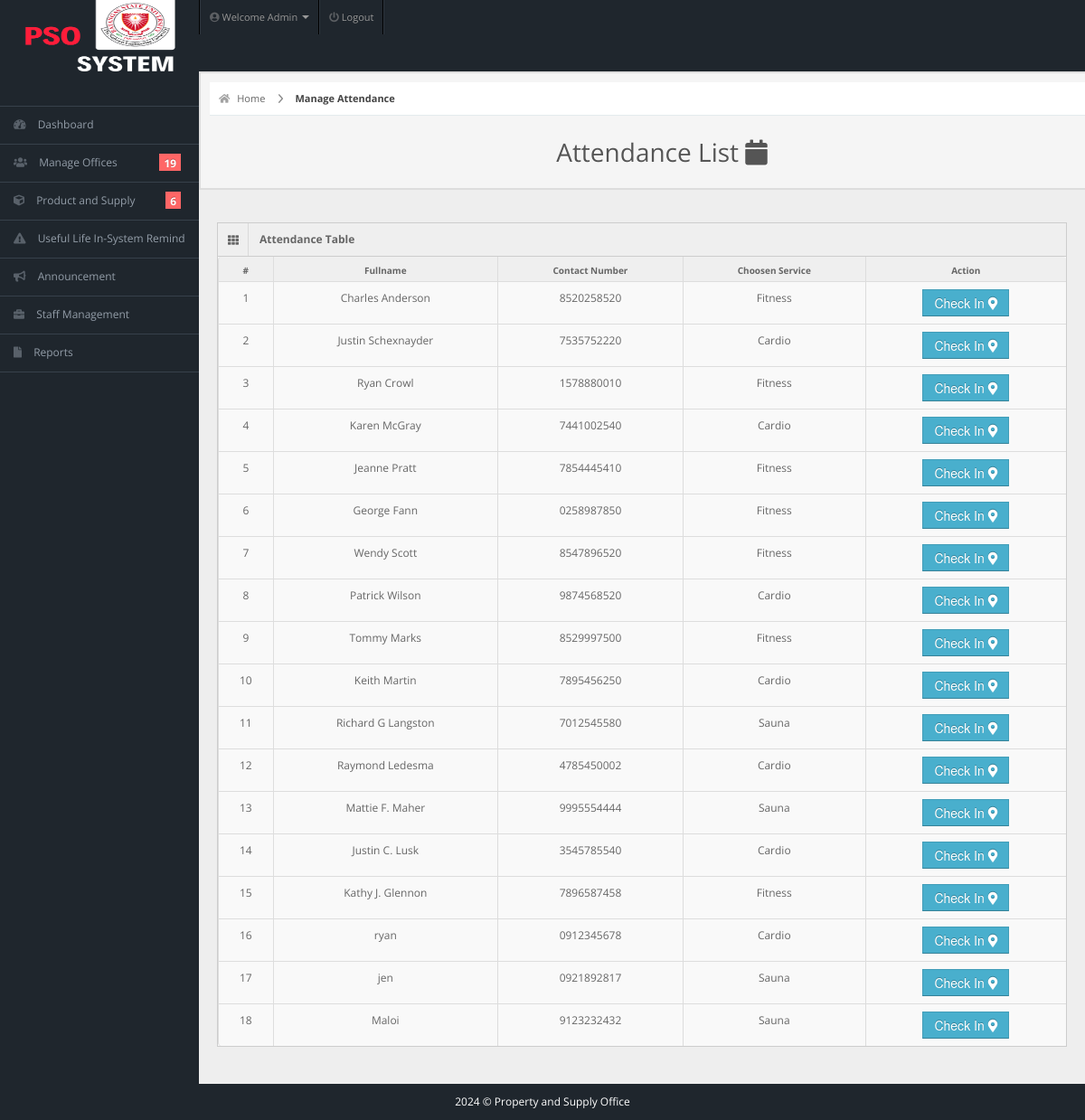
The page /admin/attendance.php (signed in) on the database as committed earlier.
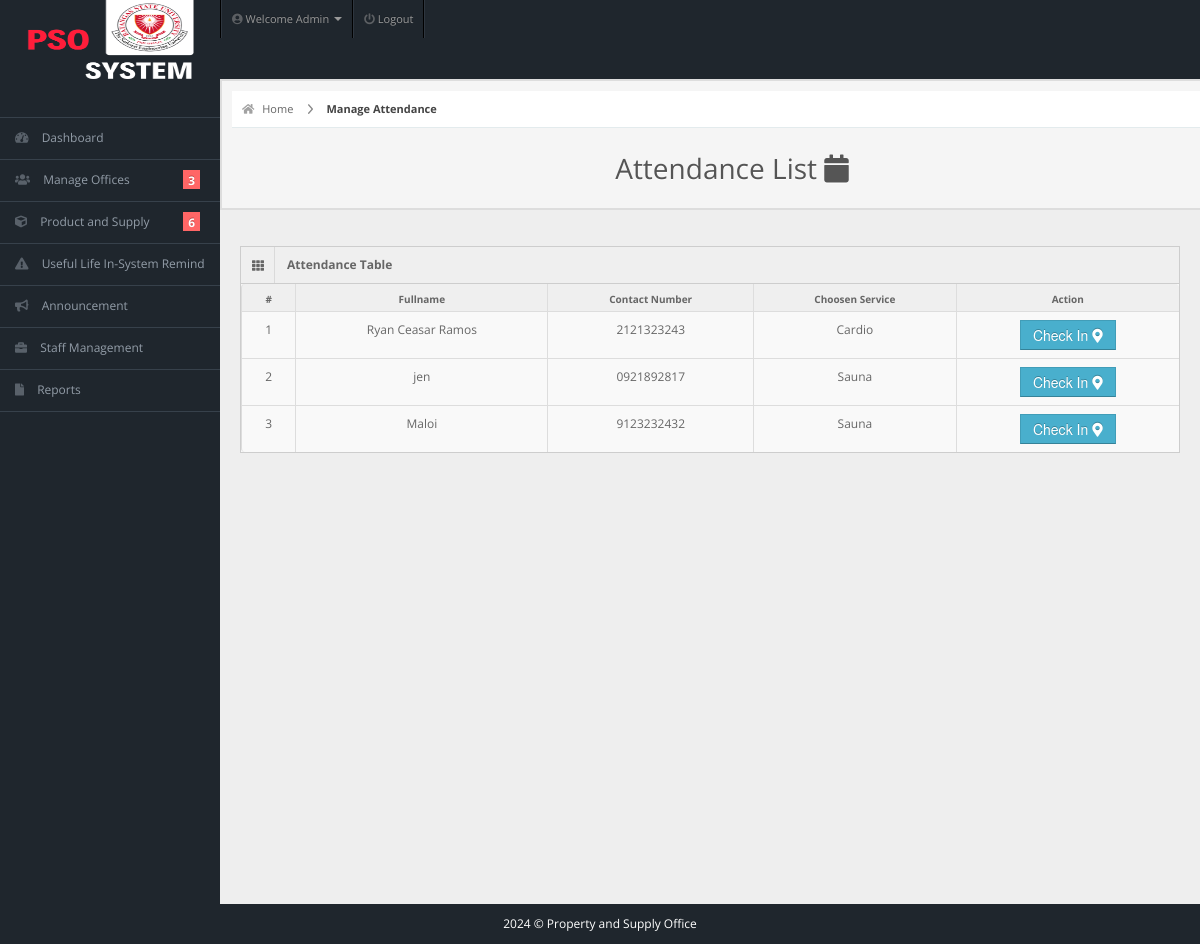
The same page on the database as committed later.
### tables this page shows
CREATE TABLE IF NOT EXISTS `members` (
  `user_id` int NOT NULL AUTO_INCREMENT,
  `fullname` varchar(20) NOT NULL,
  `username` varchar(20) NOT NULL,
  `email` varchar(255) NOT NULL,
  `password` varchar(100) NOT NULL,
  `gender` varchar(20) NOT NULL,
  `dor` date NOT NULL,
  `profile_picture` varchar(255) DEFAULT NULL,
  `services` varchar(50) NOT NULL,
  `amount` int NOT NULL,
  `paid_date` date NOT NULL,
  `p_year` int NOT NULL,
  `plan` varchar(100) NOT NULL,
  `address` varchar(20) NOT NULL,
  `contact` varchar(10) NOT NULL,
  `status` varchar(20) NOT NULL DEFAULT 'Active',
  `attendance_count` int NOT NULL,
  `ini_weight` int NOT NULL DEFAULT '0',
  `curr_weight` int NOT NULL DEFAULT '0',
  `ini_bodytype` varchar(50) NOT NULL,
  `curr_bodytype` varchar(50) NOT NULL,
  `progress_date` date NOT NULL,
  `reminder` int NOT NULL DEFAULT '0',
  PRIMARY KEY (`user_id`)
);

### admin/attendance.php (the view, shortened to what this page needs)
<!DOCTYPE html>
<html lang="en">
<head>
  <link rel="stylesheet" href="../css/bootstrap.min.css" />
  <link rel="stylesheet" href="../css/bootstrap-responsive.min.css" />
  <link rel="stylesheet" href="../css/uniform.css" />
  <link rel="stylesheet" href="../css/select2.css" />
  <link rel="stylesheet" href="../css/matrix-style.css" />
  <link rel="stylesheet" href="../css/matrix-media.css" />
  <link href="../font-awesome/css/fontawesome.css" rel="stylesheet" />
  <link href="../font-awesome/css/all.css" rel="stylesheet" />
</head>
<body>
  <?php include 'includes/topheader.php' ?>
  <br><br>
  <?php $page = "attendance";
  include 'includes/sidebar.php' ?>
  <div id="content">
    <div id="content-header">
      <div id="breadcrumb"> <a href="index.php" title="Go to Home" class="tip-bottom"><i class="fas fa-home"></i> Home</a> <a href="attendance.php" class="current">Manage Attendance</a> </div>
      <h1 class="text-center">Attendance List <i class="fas fa-calendar"></i></h1>
    </div>
    <div class="container-fluid">
      <div class="row-fluid">
        <div class="span12">
          <div class='widget-box'>
            <div class='widget-title'> <span class='icon'> <i class='fas fa-th'></i> </span>
              <h5>Attendance Table</h5>
            </div>
            <div class='widget-content nopadding'>
              <table class='table table-bordered table-hover'>
                <thead>
                  <tr>
                    <th>#</th>
                    <th>Fullname</th>
                    <th>Contact Number</th>
                    <th>Choosen Service</th>
                    <th>Action</th>
                  </tr>
                </thead>
                <?php include "dbcon.php";
                $current_date = date('Y-m-d h:i A');
                $exp_date_time = explode(' ', $current_date);
                $todays_date =  $exp_date_time['0'];
                $qry = "SELECT * FROM members WHERE status = 'Active'";
                $result = mysqli_query($conn, $qry);
                $cnt = 1;
                while ($row = mysqli_fetch_array($result)) { ?>
                  <tbody>
                    <td>
                      <div class='text-center'><?php echo $cnt; ?></div>
                    </td>
                    <td>
                      <div class='text-center'><?php echo $row['fullname']; ?></div>
                    </td>
                    <td>
                      <div class='text-center'><?php echo $row['contact']; ?></div>
                    </td>
                    <td>
                      <div class='text-center'><?php echo $row['services']; ?></div>
                    </td>
                    <?php
                    $qry = "SELECT * FROM attendance WHERE curr_date = '$todays_date' AND user_id = '" . $row['user_id'] . "'";
                    $res = $conn->query($qry);
                    $row_exist = mysqli_fetch_array($res);
                    $curr_date = $row_exist['curr_date'];
                    if ($curr_date == $todays_date) {
                    ?>
                      <td>
                        <div class='text-center'><span class="label label-inverse"><?php echo $row_exist['curr_date']; ?> <?php echo $row_exist['curr_time']; ?></span></div>
                        <div class='text-center'><a href='actions/delete-attendance.php?id=<?php echo $row['user_id']; ?>'><button class='btn btn-danger'>Check Out <i class='fas fa-clock'></i></button> </a></div>
                      </td>
                    <?php } else {
                    ?>
                      <td>
                        <div class='text-center'><a href='actions/check-attendance.php?id=<?php echo $row['user_id']; ?>'><button class='btn btn-info'>Check In <i class='fas fa-map-marker-alt'></i></button> </a></div>
                      </td>
                    <?php }
                    ?>
                  </tbody>
                <?php $cnt++;
                } ?>
              </table>
            </div>
          </div>
        </div>
      </div>
    </div>
  </div>
  <?php
  include 'includes/footer.php';
  ?>
</body>
</html>

### admin/dashboard-usercount.php (shortened to what this page needs)
<?php
$servername = "localhost";
$uname = "root";
$pass = "";
$db = "pso_inventory";
$conn = mysqli_connect($servername, $uname, $pass, $db);
$sql = "SELECT * FROM members";
$query = $conn->query($sql);
echo "$query->num_rows";

Rows that differ between the two databases and show on the page:
removed members: fullname "Charles Anderson", contact "8520258520", services "Fitness"
removed members: fullname "Justin Schexnayder", contact "7535752220", services "Cardio"
removed members: fullname "Ryan Crowl", contact "1578880010", services "Fitness"
removed members: fullname "Karen McGray", contact "7441002540", services "Cardio"
removed members: fullname "Jeanne Pratt", contact "7854445410", services "Fitness"
removed members: fullname "George Fann", contact "0258987850", services "Fitness"
removed members: fullname "Wendy Scott", contact "8547896520", services "Fitness"
removed members: fullname "Patrick Wilson", contact "9874568520", services "Cardio"
removed members: fullname "Tommy Marks", contact "8529997500", services "Fitness"
removed members: fullname "Keith Martin", contact "7895456250", services "Cardio"
removed members: fullname "Richard G Langston", contact "7012545580", services "Sauna"
removed members: fullname "Raymond Ledesma", contact "4785450002", services "Cardio"
removed members: fullname "Mattie F. Maher", contact "9995554444", services "Sauna"
removed members: fullname "Justin C. Lusk", contact "3545785540", services "Cardio"
removed members: fullname "Kathy J. Glennon", contact "7896587458", services "Fitness"
changed members "Cardio": fullname "ryan" → "Ryan Ceasar Ramos"; contact "0912345678" → "2121323243"
Other text that changed with them:
$query->num_rows: "19" → "3"
